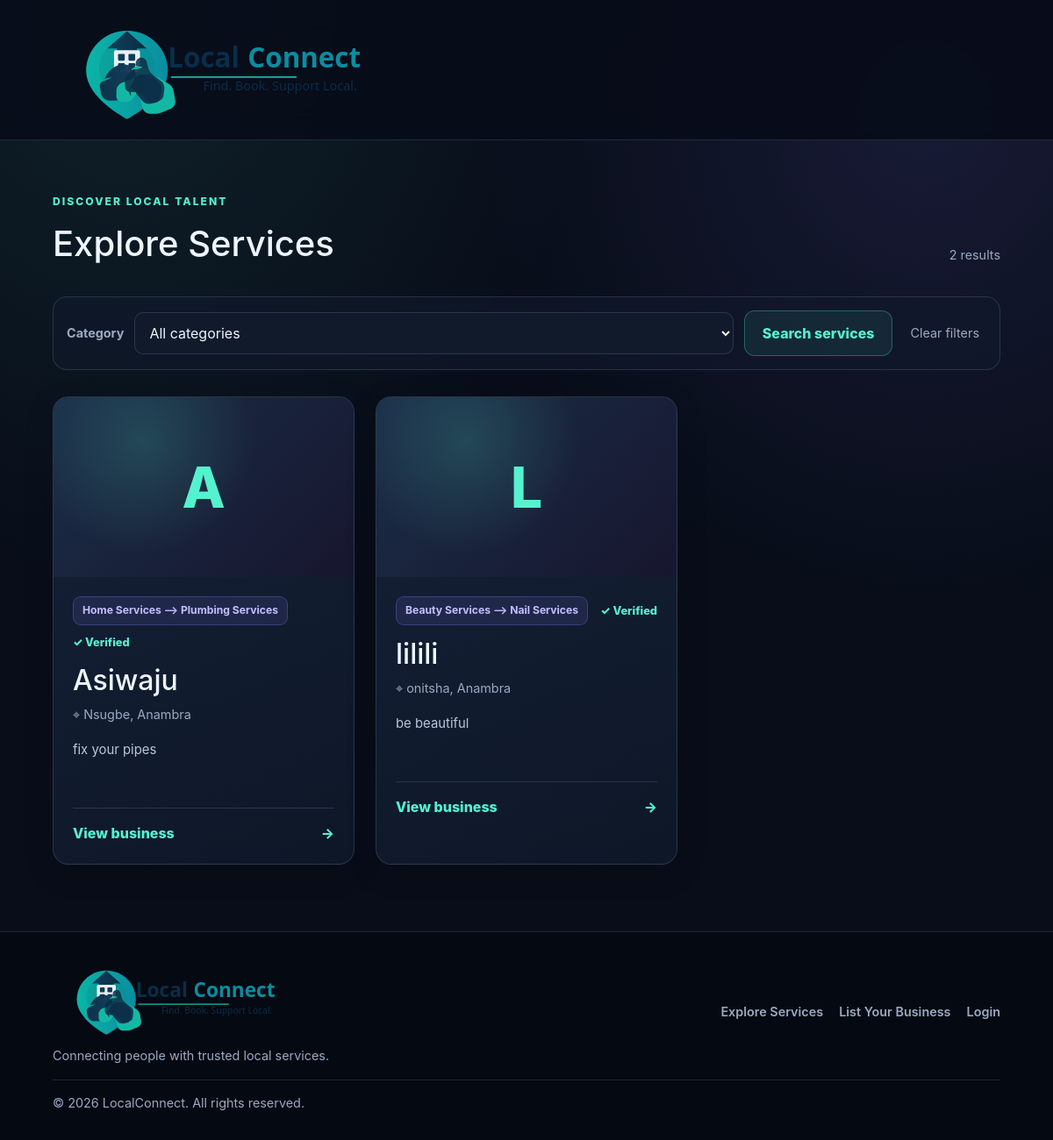
Screenshot of /services/ (signed in) with the database file from the repository.
### Handyman/models.py (models this page shows, shortened)
class ServiceProvider(models.Model):
    STATUS_CHOICES = [
        ('pending', 'Pending review'),
        ('approved', 'Approved'),
        ('rejected', 'Rejected'),
    ]
    name = models.CharField(max_length=150)
    category = models.ForeignKey(
        Category,
        on_delete=models.PROTECT,
        related_name="providers",
    )
    description = models.TextField()
    address = models.CharField(max_length=255)
    state = models.CharField(
        max_length=100,
        default="Anambra",
        db_index=True,
    )
    city = models.CharField(max_length=100, db_index=True)
    neighborhood = models.CharField(
        max_length=100,
        blank=True,
        db_index=True,
    )
    phone = models.CharField(max_length=30)
    email = models.EmailField(blank=True)
    website = models.URLField(blank=True)
    image = models.ImageField(
        upload_to="providers/",
        blank=True,
    )
    status = models.CharField(
        max_length=20,
        choices=STATUS_CHOICES,
        default='pending',
        db_index=True,
    )
    is_verified = models.BooleanField(default=False)
    owner = models.ForeignKey(
        settings.AUTH_USER_MODEL,
        on_delete=models.CASCADE,
        related_name='owned_providers',
        null=True,
        blank=True,
    )
    created_at = models.DateTimeField(auto_now_add=True)
    class Meta:
        ordering = ["name"]
    def get_absolute_url(self):
        return reverse(
            "provider_detail",
            kwargs={"pk": self.pk},
        )

class Category(models.Model):
    name = models.CharField(max_length=100, unique=True)
    parent = models.ForeignKey(
        "self",
        on_delete=models.CASCADE,
        null=True,
        blank=True,
        related_name="children",
    )
    slug = models.SlugField(unique=True)
    class Meta:
        ordering = ["name"]
        verbose_name_plural = "categories"
    def __str__(self):
        if self.parent:
            return f"{self.parent.name} --> {self.name}"
        return self.name

### Handyman/views.py (the view)
# urls.py: path("services/", views.explore_services, name="explore_services"),
def explore_services(request):
    providers = ServiceProvider.objects.filter(status='approved')
    search_query = request.GET.get("q", "").strip()
    state = request.GET.get("state", "").strip()
    city = request.GET.get("city", "").strip()
    neighborhood = request.GET.get("neighborhood", "").strip()
    category_id = request.GET.get("category", "").strip()
    if search_query:
        providers = providers.filter(
            Q(name__icontains=search_query)
            | Q(description__icontains=search_query)
            | Q(category__name__icontains=search_query)
        )
    if state:
        providers = providers.filter(state__icontains=state)
    if city:
        providers = providers.filter(city__icontains=city)
    if neighborhood:
        providers = providers.filter(
            neighborhood__icontains=neighborhood
        )
    if category_id.isdigit():
        providers = providers.filter(category_id=int(category_id))
    context = {
        "providers": providers,
        "categories": Category.objects.all(),
        "search_query": search_query,
        "selected_state": state,
        "selected_city": city,
        "selected_neighborhood": neighborhood,
        "selected_category": category_id,
    }
    return render(request, "Handyman/explore_services.html", context)

### templates/Handyman/explore_services.html (shortened to what this page needs)
{% extends "base.html" %}
{% block content %}
<section class="directory section">
    <div class="section-heading">
        <div>
            <p class="eyebrow">DISCOVER LOCAL TALENT</p>
            <h1>Explore Services</h1>
        </div>
        <p class="results-count">
            {{ providers|length }} result{{ providers|length|pluralize }}
        </p>
    </div>
    <form method="get" class="filters">
        <label for="category">Category</label>
        <select id="category" name="category">
            <option value="">All categories</option>
        </select>
        <button class="secondary-button" type="submit">Search services</button>
        <a class="reset-link" href="{% url 'explore_services' %}">Clear filters</a>
    </form>
    <div class="service-grid">
        {% for provider in providers %}
            <article class="service-card">
                {% if provider.image %}
                    <img class="provider-image" src="{{ provider.image.url }}" alt="{{ provider.name }}">
                {% else %}
                    <div class="image-placeholder">{{ provider.name|first|upper }}</div>
                {% endif %}
                <div class="card-content">
                    <div class="card-topline">
                        <span class="category-tag">{{ provider.category }}</span>
                        {% if provider.is_verified %}
                            <span class="verified">✓ Verified</span>
                        {% endif %}
                    </div>
                    <h2>{{ provider.name }}</h2>
                    <p class="location">
                        ⌖ {{ provider.neighborhood }}{% if provider.neighborhood %}, {% endif %}{{ provider.city }}, {{ provider.state }}
                    </p>
                    <p class="description">{{ provider.description|truncatewords:22 }}</p>
                    <a class="card-link" href="{{ provider.get_absolute_url }}">
                        View business <span>→</span>
                    </a>
                </div>
            </article>
        {% empty %}
            <div class="empty-state">
                <h3>No services found</h3>
                <p>Try another keyword, category, or location.</p>
                <a href="{% url 'explore_services' %}">View all services</a>
            </div>
        {% endfor %}
    </div>
</section>
{% endblock %}

### static/css/style.css (style rules this page uses)
:root { --navy: #080d19; --blue: #8b7bff; --light-blue: rgba(139, 123, 255, 0.12); --text: #edf5ff; --muted: #9aaac2; --border: rgba(174, 198, 235, 0.16); --surface: #111a2b; --background: #080d19; --accent: #54f2cf; --accent-dark: #06141a; --radius: 18px; --shadow: 0 18px 50px rgba(0, 0, 0, 0.25); }
* { box-sizing: border-box; }
html { scroll-behavior: smooth; }
body { min-height: 100vh; margin: 0; display: flex; flex-direction: column; font-family: Inter, "Segoe UI", Arial, sans-serif; color: var(--text); background: radial-gradient(ellipse at 12% 0%, rgba(84, 242, 207, 0.09), transparent 36%), radial-gradient(ellipse at 88% 10%, rgba(139, 123, 255, 0.12), transparent 34%), var(--background); line-height: 1.65; }
a { color: inherit; text-decoration: none; }
button, input, select, textarea { font: inherit; }
.eyebrow { position: relative; z-index: 1; margin: 0 0 14px; color: var(--accent); font-size: 0.76rem; font-weight: 800; letter-spacing: 2px; text-transform: uppercase; }
button, .primary-button, .search-form button, .secondary-button { min-height: 46px; padding: 12px 20px; border: 0; border-radius: 12px; color: var(--accent-dark); background: linear-gradient(135deg, var(--accent), #8ce8ff); font: inherit; font-weight: 800; cursor: pointer; transition: transform 0.2s ease, box-shadow 0.2s ease; }
.section { width: min(1400px, 100%); margin: 0 auto; padding: 60px 5% 76px; }
.section-heading { display: flex; align-items: end; justify-content: space-between; gap: 20px; margin-bottom: 28px; }
.results-count, .location { color: var(--muted); font-size: 0.9rem; }
.results-count { margin-bottom: 7px; }
.filters { display: flex; flex-wrap: wrap; align-items: center; gap: 12px; margin-bottom: 30px; padding: 15px; border: 1px solid var(--border); border-radius: 16px; background: rgba(17, 26, 43, 0.65); }
.filters label { color: var(--muted); font-size: 0.9rem; font-weight: 700; }
.filters select { flex: 1; min-width: 200px; padding: 12px; border: 1px solid var(--border); border-radius: 10px; color: var(--text); background: var(--surface); font: inherit; }
.filters select option { color: var(--text); background: var(--surface); }
.secondary-button { color: var(--accent); border: 1px solid rgba(84, 242, 207, 0.3); background: rgba(84, 242, 207, 0.08); }
.reset-link { padding: 8px; color: var(--muted); font-size: 0.9rem; }
.service-grid { display: grid; grid-template-columns: repeat(3, minmax(0, 1fr)); gap: 24px; }
.service-card { min-width: 0; overflow: hidden; border: 1px solid var(--border); border-radius: var(--radius); background: linear-gradient(155deg, #152138, #0e1727); box-shadow: 0 10px 35px rgba(0, 0, 0, 0.13); transition: transform 0.25s ease, border-color 0.25s ease, box-shadow 0.25s ease; }
.provider-image, .image-placeholder { display: grid; width: 100%; height: 205px; object-fit: cover; place-items: center; background: radial-gradient(circle at 30% 25%, rgba(84, 242, 207, 0.16), transparent 45%), linear-gradient(135deg, #1b2e48, #17162e); }
.image-placeholder { color: var(--accent); font-size: 4rem; font-weight: 800; }
.card-content { padding: 22px; }
.card-topline { display: flex; align-items: center; justify-content: space-between; flex-wrap: wrap; gap: 9px; margin-bottom: 14px; }
.category-tag { padding: 5px 10px; border: 1px solid rgba(139, 123, 255, 0.28); border-radius: 9px; color: #c6bdff; background: var(--light-blue); font-size: 0.76rem; font-weight: 700; }
.verified { color: var(--accent); font-size: 0.8rem; font-weight: 800; }
.location { margin-top: 4px; }
.description { min-height: 60px; color: #b8c6dc; font-size: 0.93rem; }
.card-link { display: flex; align-items: center; justify-content: space-between; gap: 12px; margin-top: 18px; padding-top: 15px; border-top: 1px solid var(--border); color: var(--accent); font-weight: 800; }
.card-link span { transition: transform 0.2s ease; }

### rows the page displays
ServiceProvider: name|first "A", category "Home Services --> Plumbing Services", is_verified "✓ Verified", name "Asiwaju", city "Nsugbe", state "Anambra", description "fix your pipes"
ServiceProvider: name|first "L", category "Beauty Services --> Nail Services", is_verified "✓ Verified", name "lilili", city "onitsha", state "Anambra", description "be beautiful"

### other values shown
{{ providers|length }} "2"
